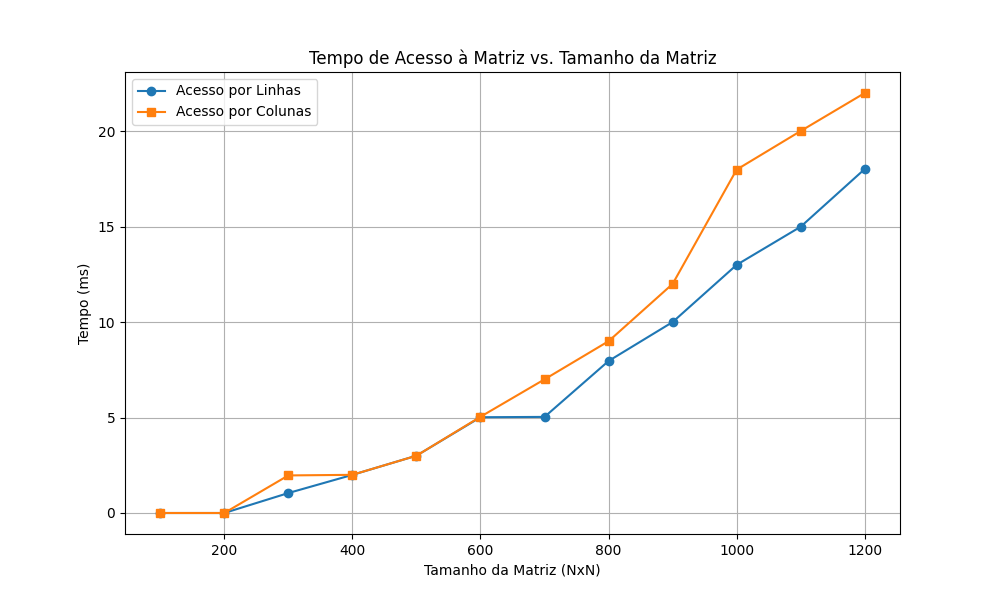

The Python source for this figure:
import matplotlib.pyplot as plt

# Dados fornecidos
tamanhos = [100, 200, 300, 400, 500, 600, 700, 800, 900, 1000, 1100, 1200]
tempos_linhas_ns = [0, 0, 1045000, 1997000, 3001000, 5016000, 5033000, 7961000, 10000000, 12997000, 14995000, 18017000]
tempos_colunas_ns = [0, 0, 1968000, 1999000, 3000000, 5040000, 7000000, 8998000, 11998000, 17985000, 20007000, 21997000]

# Convertendo para milissegundos
tempos_linhas_ms = [t / 1e6 for t in tempos_linhas_ns]
tempos_colunas_ms = [t / 1e6 for t in tempos_colunas_ns]

# Criando o gráfico
plt.figure(figsize=(10, 6))
plt.plot(tamanhos, tempos_linhas_ms, marker='o', linestyle='-', label='Acesso por Linhas')
plt.plot(tamanhos, tempos_colunas_ms, marker='s', linestyle='-', label='Acesso por Colunas')

# Personalizando o gráfico
plt.xlabel("Tamanho da Matriz (NxN)")
plt.ylabel("Tempo (ms)")
plt.title("Tempo de Acesso à Matriz vs. Tamanho da Matriz")
plt.legend()
plt.grid(True)

# Exibindo o gráfico
plt.show()
